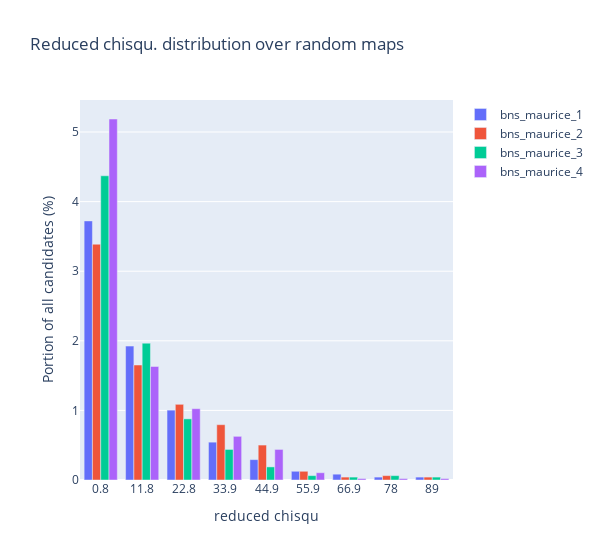

Write notebook code for a chart like this one.
### Code cell
keys = list(pos_df_dict.keys())
key = keys[0]

fig = go.Figure()

max_red_chisq = 100
n_bins = 10
bins = np.linspace(0.8, max_red_chisq, n_bins)
print("bins:", bins)

os.makedirs(save_dir, exist_ok=True)
for key in keys[:]:

    total_number = len(pos_df_dict[key])
    print(f"% entries with fit:", key, ": ", total_number / total_entries)
    above_0_ndof = len(pos_df_dict[key][pos_df_dict[key]["ndof"] > 0])
    percentage_above_0_ndof = above_0_ndof / total_entries * 100
    print("ndof > 0:", above_0_ndof,"is",  percentage_above_0_ndof, "%")

    tmp_data = pos_df_dict[key].copy()[np.logical_and(pos_df_dict[key]["chisq"] <= max_red_chisq, pos_df_dict[key]["chisq"] >= 0.8) ]

    tmp_hist = np.histogram(tmp_data["red_chisqu"], bins=bins)
    #print(tmp_hist)

    fig.add_trace(go.Bar(x=bins, y = tmp_hist[0]/total_entries*100, name=key))
    #fig.add_trace(go.Histogram(x=tmp_data["chisq"], name=key))
fig.update_layout({"xaxis_title": "reduced chisqu",
                   "yaxis_title": "Portion of all candidates (%)",
                   "title": "Reduced chisqu. distribution over random maps",
                   "width": 600})
fig.show()

filename = os.path.join(save_dir, "chisqu_dist.pdf")
fig.write_image(filename)

### Figure 1 — Plotly figure (JSON) as saved in the notebook; plotly's stock layout.template omitted (floating-point values rounded to 4 significant figures)
{"data": [{"name": "bns_maurice_1", "type": "bar", "x": [0.8, 11.82, 22.84, 33.87, 44.89, 55.91, 66.93, 77.96, 88.98, 100], "y": [3.723, 1.924, 1.004, 0.5438, 0.2928, 0.1255, 0.08366, 0.04183, 0.04183]}, {"name": "bns_maurice_2", "type": "bar", "x": [0.8, 11.82, 22.84, 33.87, 44.89, 55.91, 66.93, 77.96, 88.98, 100], "y": [3.388, 1.652, 1.088, 0.7948, 0.502, 0.1255, 0.04183, 0.06275, 0.04183]}, {"name": "bns_maurice_3", "type": "bar", "x": [0.8, 11.82, 22.84, 33.87, 44.89, 55.91, 66.93, 77.96, 88.98, 100], "y": [4.371, 1.966, 0.8785, 0.4392, 0.1882, 0.06275, 0.04183, 0.06275, 0.04183]}, {"name": "bns_maurice_4", "type": "bar", "x": [0.8, 11.82, 22.84, 33.87, 44.89, 55.91, 66.93, 77.96, 88.98, 100], "y": [5.187, 1.631, 1.025, 0.6275, 0.4392, 0.1046, 0.02092, 0.02092, 0.02092]}], "layout": {"title": {"text": "Reduced chisqu. distribution over random maps"}, "width": 600, "xaxis": {"title": {"text": "reduced chisqu"}}, "yaxis": {"title": {"text": "Portion of all candidates (%)"}}}}
